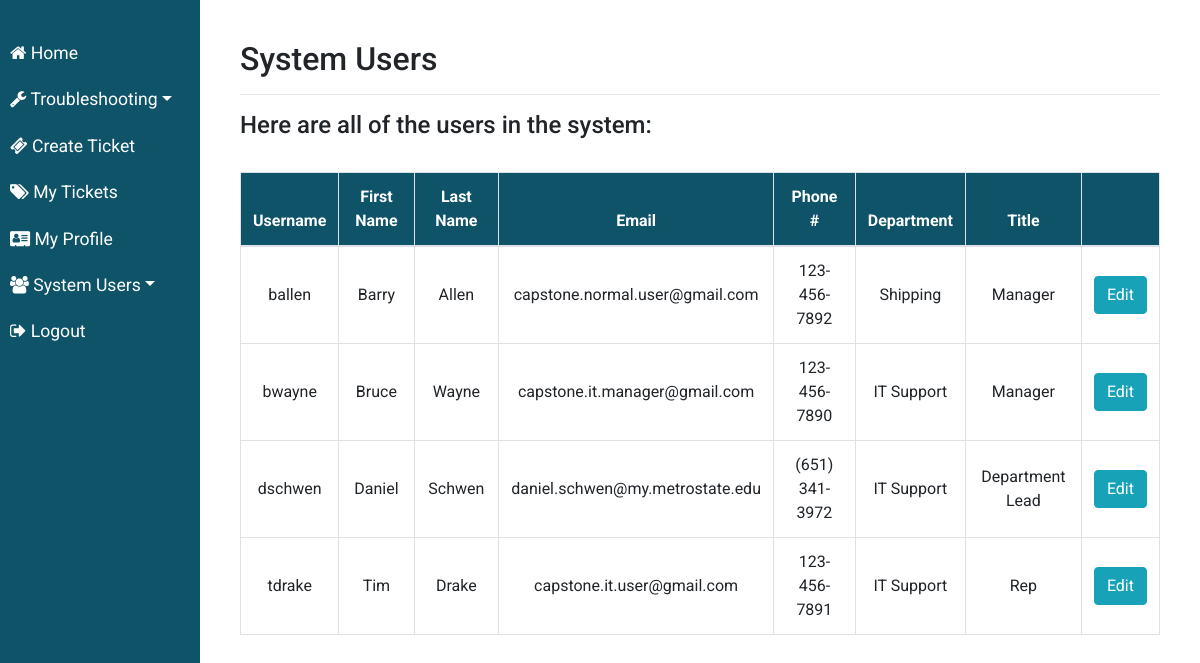
Screenshot of /version3/system_users.php (signed in) with the database file from the repository.
### tables this page shows
CREATE TABLE `users` (
  `username` varchar(100) NOT NULL,
  `password` varchar(255) NOT NULL,
  `f_name` varchar(100) NOT NULL,
  `l_name` varchar(100) NOT NULL,
  `email` varchar(255) NOT NULL,
  `phone_num` varchar(100) NOT NULL,
  `department` varchar(100) NOT NULL,
  `title` varchar(100) NOT NULL,
  `level` smallint(6) NOT NULL
);

### version3/classes/User.php (called while the page is built, shortened)
<?php
class User extends Database {
    function getAllUsers($con) {
        $query = "SELECT username, f_name, l_name, email, phone_num, department, title
        FROM users";
        if ($result = mysqli_query($con, $query)) {
            return $result;
        } else {
            $this->error = "Error processing query. " . mysqli_error($con);
            return NULL;
        }
    }
}

### version3/system_users.php (the view, shortened to what this page needs)
<?php
require_once('functions.php');
?>
<!DOCTYPE html>
<html>
<head>
    <link rel="stylesheet" href="https://maxcdn.bootstrapcdn.com/bootstrap/4.5.2/css/bootstrap.min.css">
    <link rel="stylesheet" href="https://cdnjs.cloudflare.com/ajax/libs/font-awesome/4.7.0/css/font-awesome.min.css">
    <link rel="stylesheet" href="styles/stylesheet.css">
</head>
  <body>
    <div class="wrapper">
        <nav id="desktopNav">
            <ul class="list-unstyled components">
                <li><a href="index.php"><i class="fa fa-home" aria-hidden="true"></i> Home</a>
                <?php showITManagerMenu(); ?>
                <li><a href="logout.php"><i class="fa fa-sign-out" aria-hidden="true"></i> Logout</a></li>
            </ul>
        </nav>
        <div id="content">
            <h2>System Users</h2><hr>
            <?php
                require('classes/User.php');
                $user = new User();
                $con = $user->connect();
                $sysUsers = $user->getAllUsers($con);
                if ($sysUsers != NULL) {
                    echo "<h4>Here are all of the users in the system:</h4><br>";
                    echo "<table class='table table-hover table-bordered'>";
                    echo "<thead>";
                        echo "<tr>";
                            echo "<th>Username</th>";
                            echo "<th>First Name</th>";
                            echo "<th>Last Name</th>";
                            echo "<th>Email</th>";
                            echo "<th>Phone #</th>";
                            echo "<th>Department</th>";
                            echo "<th>Title</th>";
                            echo "<th></th>";
                        echo "</tr>";
                    echo "</thead>";
                    echo "<tbody>";
                    while($systemUsers = mysqli_fetch_assoc($sysUsers)) {
                        echo '<tr>';
                            echo '<td>'.$systemUsers['username'].'</td>';
                            echo '<td>'.$systemUsers['f_name'].'</td>';
                            echo '<td>'.$systemUsers['l_name'].'</td>';
                            echo '<td>'.$systemUsers['email'].'</td>';
                            echo '<td>'.$systemUsers['phone_num'].'</td>';
                            echo '<td>'.$systemUsers['department'].'</td>';
                            echo '<td>'.$systemUsers['title'].'</td>';
                            echo '<td><a class="btn btn-info" data-toggle="modal" data-target="#getUserInfo"
                                data-whatever="'.$systemUsers['username'].'">Edit</a></td>';
                        echo '</tr>';
                    }
                    echo '</tbody>';
                    echo '</table>';
                } else {
                    $errormsg = $user->getError();
                    echo '<script type="text/javascript">alert("'.$errormsg.'");</script>';
                    $con->close();
                    header("refresh:0; url=index.php");
                }
            ?>
        </div>
    </div>
 </body>
</html>

### version3/functions.php (shortened to what this page needs)
<?php
function showITManagerMenu() {
    echo '<li><a href="#troubleshooting" data-toggle="collapse" aria-expanded="false" class="dropdown-toggle"><i class="fa fa-wrench" aria-hidden="true"></i> Troubleshooting</a>';
    echo '</li>';
    echo '<li><a href="create_ticket.php"><i class="fa fa-ticket" aria-hidden="true"></i> Create Ticket</a></li>';
    echo '<li><a href="my_tickets.php"><i class="fa fa-tags" aria-hidden="true"></i> My Tickets</a></li>';
    echo '<li><a href="my_profile.php"><i class="fa fa-address-card" aria-hidden="true"></i> My Profile</a></li>';
    echo '<li>';
        echo '<a href="#pageSubmenu" data-toggle="collapse" aria-expanded="false" class="dropdown-toggle"><i class="fa fa-users" aria-hidden="true"></i> System Users</a>';
    echo '</li>';
}

### version3/styles/stylesheet.css (style rules this page uses)
body { font-family: 'Roboto', sans-serif; }
.wrapper { display: flex; width: 100%; }
#desktopNav { height: 100%; width: 200px; position: fixed; z-index: 1; top: 0; left: 0; background-color: rgb(14, 83, 104); color: #fff; }
#desktopNav ul.components { padding: 30px 0; }
#desktopNav ul li a { padding: 10px; font-size: 1.1em; display: block; }
a, a:hover, a:focus { color: #fff; text-decoration: none; }
#content { width: calc(100% - 200px); padding: 40px; min-height: 100vh; transition: all 0.3s; position: absolute; top: 0; right: 0; }
.table thead th { background-color: rgb(14, 83, 104); color: white; }

### version3/system_users.php (style rules this page uses)
.table td, th { text-align: center; vertical-align: middle; }

### rows the page displays
users: username "ballen", f_name "Barry", l_name "Allen", email "capstone.normal.user@gmail.com", phone_num "123-456-7892", department "Shipping", title "Manager"
users: username "bwayne", f_name "Bruce", l_name "Wayne", email "capstone.it.manager@gmail.com", phone_num "123-456-7890", department "IT Support", title "Manager"
users: username "dschwen", f_name "Daniel", l_name "Schwen", email "daniel.schwen@my.metrostate.edu", phone_num "(651) 341-3972", department "IT Support", title "Department Lead"
users: username "tdrake", f_name "Tim", l_name "Drake", email "capstone.it.user@gmail.com", phone_num "123-456-7891", department "IT Support", title "Rep"
